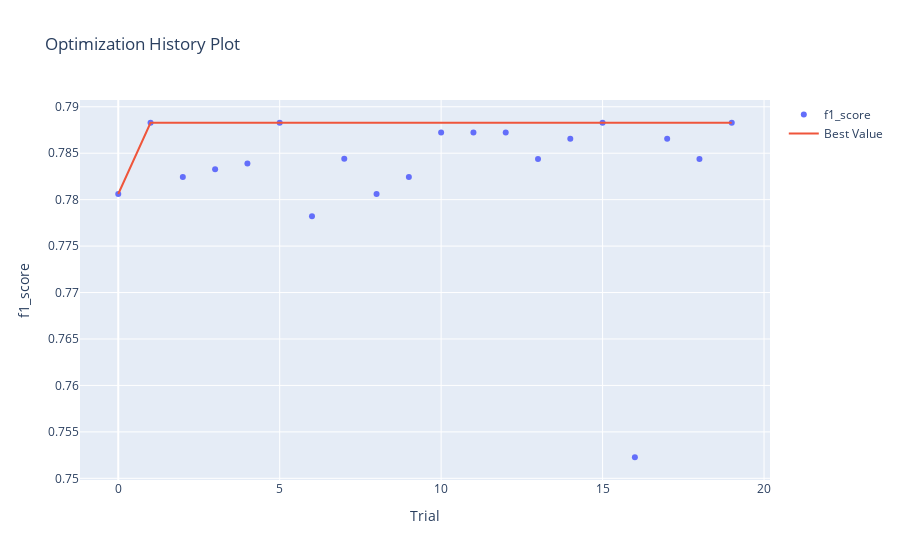

The cell this chart's notebook holds for it:
### Markdown cell above
метрика улучшилась

### Code cell
optuna.visualization.plot_optimization_history(study, target_name='f1_score')

### Figure 1 — Plotly figure (JSON) as saved in the notebook; plotly's stock layout.template omitted (floating-point values rounded to 4 significant figures)
{"data": [{"mode": "markers", "name": "f1_score", "type": "scatter", "x": [0, 1, 2, 3, 4, 5, 6, 7, 8, 9, 10, 11, 12, 13, 14, 15, 16, 17, 18, 19], "y": [0.7806, 0.7883, 0.7824, 0.7833, 0.7839, 0.7883, 0.7782, 0.7844, 0.7806, 0.7824, 0.7872, 0.7872, 0.7872, 0.7844, 0.7865, 0.7883, 0.7523, 0.7865, 0.7844, 0.7883]}, {"name": "Best Value", "type": "scatter", "x": [0, 1, 2, 3, 4, 5, 6, 7, 8, 9, 10, 11, 12, 13, 14, 15, 16, 17, 18, 19], "y": [0.7806, 0.7883, 0.7883, 0.7883, 0.7883, 0.7883, 0.7883, 0.7883, 0.7883, 0.7883, 0.7883, 0.7883, 0.7883, 0.7883, 0.7883, 0.7883, 0.7883, 0.7883, 0.7883, 0.7883]}], "layout": {"title": {"text": "Optimization History Plot"}, "xaxis": {"title": {"text": "Trial"}}, "yaxis": {"title": {"text": "f1_score"}}}}
